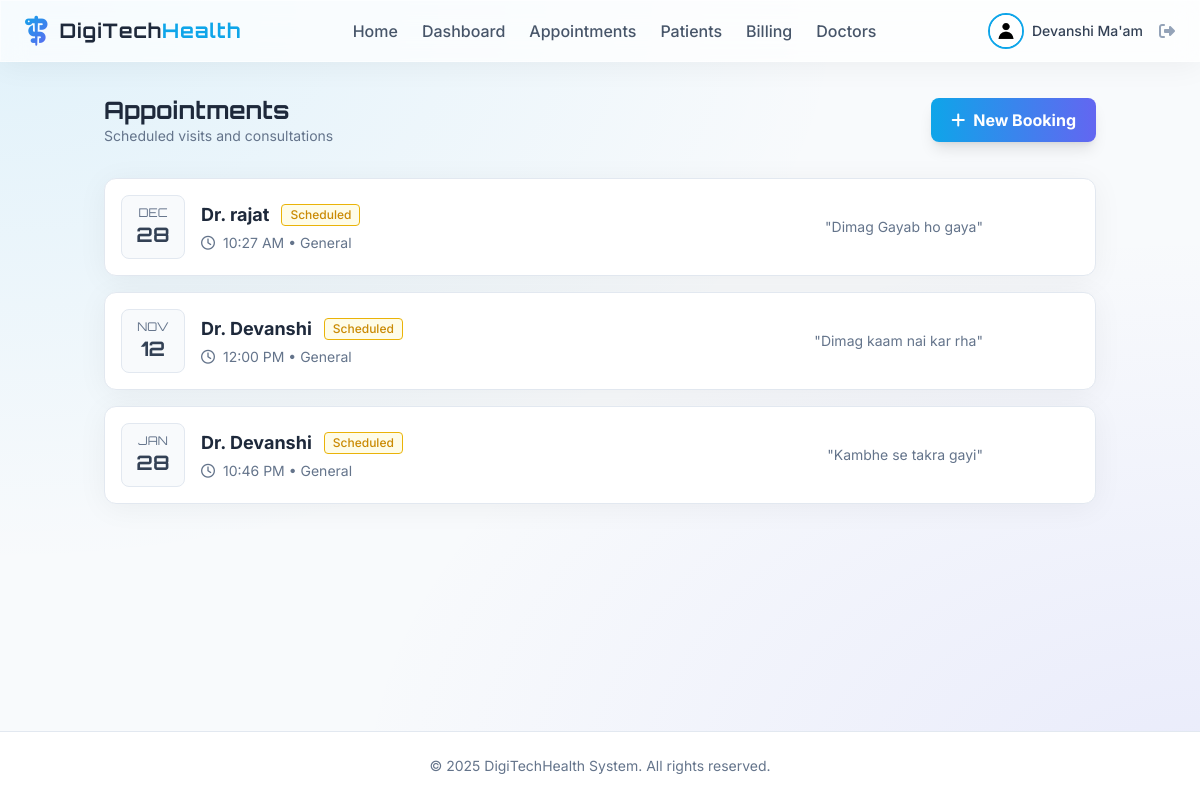
The page /appointments (signed in) on the database its author committed.
### app/models.py (models this page shows, shortened)
class User(db.Model, UserMixin):
    id = db.Column(db.Integer, primary_key=True)
    username = db.Column(db.String(20), unique=True, nullable=False)
    email = db.Column(db.String(120), unique=True, nullable=False)
    image_file = db.Column(db.String(20), nullable=False, default='default.jpg')
    password_hash = db.Column(db.String(128))
    role = db.Column(db.String(20), nullable=False, default='patient')

class Appointment(db.Model):
    id = db.Column(db.Integer, primary_key=True)
    patient_id = db.Column(db.Integer, db.ForeignKey('patient.id'), nullable=True) # Optional link to existing patient
    doctor_id = db.Column(db.Integer, db.ForeignKey('doctor.id'), nullable=False)
    date_time = db.Column(db.DateTime, nullable=False)
    reason = db.Column(db.String(200), nullable=False)
    status = db.Column(db.String(20), nullable=False, default='Scheduled') # Scheduled, Completed, Cancelled
    patient = db.relationship('Patient', backref='appointments')
    doctor = db.relationship('Doctor', backref='appointments')

class Doctor(db.Model):
    id = db.Column(db.Integer, primary_key=True)
    user_id = db.Column(db.Integer, db.ForeignKey('user.id'), nullable=False)
    specialization = db.Column(db.String(100), nullable=False)
    availability = db.Column(db.String(200), nullable=True, default="Mon-Fri 9am-5pm")
    user = db.relationship('User', backref=db.backref('doctor_profile', uselist=False))

### app/appointment/routes.py (the view)
@appointment.route("/appointments")
@login_required
def list_appointments():
    if current_user.role == 'doctor':
        doctor = Doctor.query.filter_by(user_id=current_user.id).first()
        if doctor:
            appointments = Appointment.query.filter_by(doctor_id=doctor.id).all()
        else:
            appointments = []
    elif current_user.role == 'admin' or current_user.role == 'receptionist':
         appointments = Appointment.query.all()
    else:
        patient = Patient.query.filter_by(user_id=current_user.id).first()
        if patient:
            appointments = Appointment.query.filter_by(patient_id=patient.id).all()
        else:
            appointments = []
    return render_template('appointment/list.html', appointments=appointments)

### app/models.py (called while the page is built)
@login_manager.user_loader
def load_user(user_id):
    return User.query.get(int(user_id))

### app/templates/appointment/list.html (shortened to what this page needs)
{% extends "base.html" %}
{% block content %}
<div class="flex justify-between items-center mb-8">
    <div>
        <h2 class="text-2xl font-display font-bold text-slate-800">Appointments</h2>
        <p class="text-slate-500 text-sm">Scheduled visits and consultations</p>
    </div>
    <a href="{{ url_for('appointment.book_appointment') }}"
        class="px-5 py-2.5 bg-gradient-to-r from-primary to-secondary text-white font-bold rounded-lg shadow-lg hover:shadow-primary/40 transform hover:-translate-y-0.5 transition-all flex items-center">
        <i class="fa-solid fa-plus mr-2"></i> New Booking
    </a>
</div>
<div class="grid grid-cols-1 gap-4">
    {% for apt in appointments %}
    <div
        class="glass p-4 rounded-xl border border-slate-200 hover:shadow-md transition-all flex flex-col md:flex-row md:items-center justify-between group bg-white">
        <div class="flex items-center mb-4 md:mb-0">
            <div
                class="flex flex-col items-center justify-center h-16 w-16 bg-slate-50 rounded-lg text-slate-700 font-display border border-slate-200 mr-4">
                <span class="text-xs text-slate-500 uppercase">{{ apt.date_time.strftime('%b') }}</span>
                <span class="text-xl font-bold">{{ apt.date_time.day }}</span>
            </div>
            <div>
                <div class="flex items-center mb-1">
                    {% if current_user.role == 'doctor' %}
                    <h3 class="text-lg font-bold text-slate-800 mr-3">
                        {% if apt.patient %}
                        {{ apt.patient.name }}
                        {% else %}
                        <span class="text-slate-400 italic">Unknown Patient</span>
                        {% endif %}
                    </h3>
                    {% else %}
                    <h3 class="text-lg font-bold text-slate-800 mr-3">Dr. {{ apt.doctor.user.username }}</h3>
                    {% endif %}
                    <span class="text-xs px-2 py-0.5 rounded border font-medium
                        {% if apt.status == 'Scheduled' %} border-yellow-500 text-yellow-600 bg-yellow-50
                        {% elif apt.status == 'Completed' %} border-green-500 text-green-600 bg-green-50
                        {% else %} border-red-500 text-red-600 bg-red-50 {% endif %}">
                        {{ apt.status }}
                    </span>
                </div>
                <p class="text-sm text-slate-500"><i class="fa-regular fa-clock mr-1"></i> {{
                    apt.date_time.strftime('%I:%M %p') }} &bull; {{ apt.doctor.specialization }}</p>
            </div>
        </div>
        <div class="flex items-center justify-between md:justify-end w-full md:w-auto">
            <div class="mr-6 text-sm text-slate-500 truncate max-w-[200px]">
                "{{ apt.reason }}"
            </div>
        </div>
    </div>
    {% else %}
    <div class="py-16 text-center text-slate-500 glass rounded-xl border border-slate-200 border-dashed">
        <i class="fa-regular fa-calendar-xmark text-4xl mb-4 opacity-50"></i>
        <p>No appointments scheduled.</p>
    </div>
    {% endfor %}
</div>
{% endblock %}

### app/templates/base.html (shortened to what this page needs)
<!doctype html>
<html lang="en">
<head>
  <script src="https://cdn.tailwindcss.com"></script>
  <link rel="stylesheet" href="https://cdnjs.cloudflare.com/ajax/libs/font-awesome/6.4.0/css/all.min.css">
  <link rel="stylesheet" href="{{ url_for('static', filename='css/main.css') }}">
</head>
<body class="overflow-x-hidden">
  <div class="min-h-screen flex flex-col">
    {% if current_user.is_authenticated %}
    <nav class="glass sticky top-0 z-50 px-6 py-3 flex justify-between items-center">
      <div class="flex items-center">
        <i class="fa-solid fa-staff-snake text-3xl gradient-text mr-3"></i>
        <a href="{{ url_for('main.home') }}" class="text-xl font-display font-bold text-slate-800 tracking-wider">
          DigiTech<span class="text-primary">Health</span>
        </a>
      </div>
      <div class="hidden lg:flex items-center space-x-6">
        <a href="{{ url_for('main.home') }}"
          class="font-medium text-slate-600 hover:text-primary transition-colors {{ 'text-primary' if request.endpoint == 'main.home' }}">Home</a>
        {% if current_user.role in ['admin', 'doctor', 'receptionist'] %}
        <a href="{{ url_for('main.dashboard') }}"
          class="font-medium text-slate-600 hover:text-primary transition-colors {{ 'text-primary' if request.endpoint == 'main.dashboard' }}">Dashboard</a>
        {% endif %}
        <a href="{{ url_for('appointment.list_appointments') }}"
          class="font-medium text-slate-600 hover:text-primary transition-colors {{ 'text-primary' in request.endpoint and 'appointment' in request.endpoint }}">Appointments</a>
        <a href="{{ url_for('patient.list_patients') }}"
          class="font-medium text-slate-600 hover:text-primary transition-colors {{ 'text-primary' in request.endpoint and 'patient' in request.endpoint }}">
          {{ 'Patients' if current_user.role in ['admin', 'doctor', 'receptionist'] else 'My Profile' }}
        </a>
        <a href="{{ url_for('billing.list_invoices') }}"
          class="font-medium text-slate-600 hover:text-primary transition-colors {{ 'text-primary' in request.endpoint and 'billing' in request.endpoint }}">
          {{ 'Billing' if current_user.role in ['admin', 'doctor', 'receptionist'] else 'My Invoices' }}
        </a>
        {% if current_user.role in ['admin', 'doctor', 'receptionist'] %}
        <a href="{{ url_for('doctor.list_doctors') }}"
          class="font-medium text-slate-600 hover:text-primary transition-colors {{ 'text-primary' in request.endpoint and 'doctor' in request.endpoint }}">Doctors</a>
        {% endif %}
      </div>
      <div class="flex items-center space-x-4">
        <a href="{{ url_for('main.account') }}" class="flex items-center space-x-2 group">
          <div class="relative">
            <img
              class="h-9 w-9 rounded-full object-cover border-2 border-primary group-hover:border-secondary transition-colors"
              src="{{ url_for('static', filename='profile_pics/' + current_user.image_file) }}"
              alt="{{ current_user.username }}">
          </div>
          <span class="hidden md:block font-medium text-sm text-slate-700 group-hover:text-primary transition-colors">{{
            current_user.username }}</span>
        </a>
        <a href="{{ url_for('auth.logout') }}" class="text-slate-400 hover:text-red-500 transition-colors"
          title="Logout">
          <i class="fa-solid fa-right-from-bracket"></i>
        </a>
      </div>
    </nav>
    {% endif %}
    <main class="flex-1 container mx-auto px-4 py-8">
      <div class="fade-in-up">
        {% block content %}{% endblock %}
      </div>
    </main>
    <footer class="bg-white border-t border-slate-200 py-6 mt-auto">
      <div class="container mx-auto px-4 text-center text-slate-500 text-sm">
        &copy; 2025 DigiTechHealth System. All rights reserved.
      </div>
    </footer>
  </div>
</body>
</html>

### app/static/css/main.css (style rules this page uses)
.glass { background: rgba(255, 255, 255, 0.7); backdrop-filter: blur(12px); -webkit-backdrop-filter: blur(12px); border: 1px solid rgba(255, 255, 255, 0.5); box-shadow: 0 4px 30px rgba(0, 0, 0, 0.05); }
.gradient-text { background: linear-gradient(135deg, #0ea5e9, #6366f1); -webkit-background-clip: text; background-clip: text; color: transparent; }

### app/templates/base.html (style rules this page uses)
body { background-color: #f8fafc; background-image: radial-gradient(at 0% 0%, rgba(14, 165, 233, 0.1) 0, transparent 50%), radial-gradient(at 100% 100%, rgba(99, 102, 241, 0.1) 0, transparent 50%); color: #1e293b; font-family: 'Inter', sans-serif; min-height: 100vh; }

### rows shown on the page
User: role "Patients", role "Billing", image_file (placeholder picture), username "Devanshi Ma'am"
Appointment: date_time "DEC", date_time.day "28", doctor.user.username "rajat", status "Scheduled", date_time "10:27 AM", doctor.specialization "General", reason "Dimag Gayab ho gaya"
Appointment: date_time "NOV", date_time.day "12", doctor.user.username "Devanshi", status "Scheduled", date_time "12:00 PM", doctor.specialization "General", reason "Dimag kaam nai kar rha"
Appointment: date_time "JAN", date_time.day "28", doctor.user.username "Devanshi", status "Scheduled", date_time "10:46 PM", doctor.specialization "General", reason "Kambhe se takra gayi"
